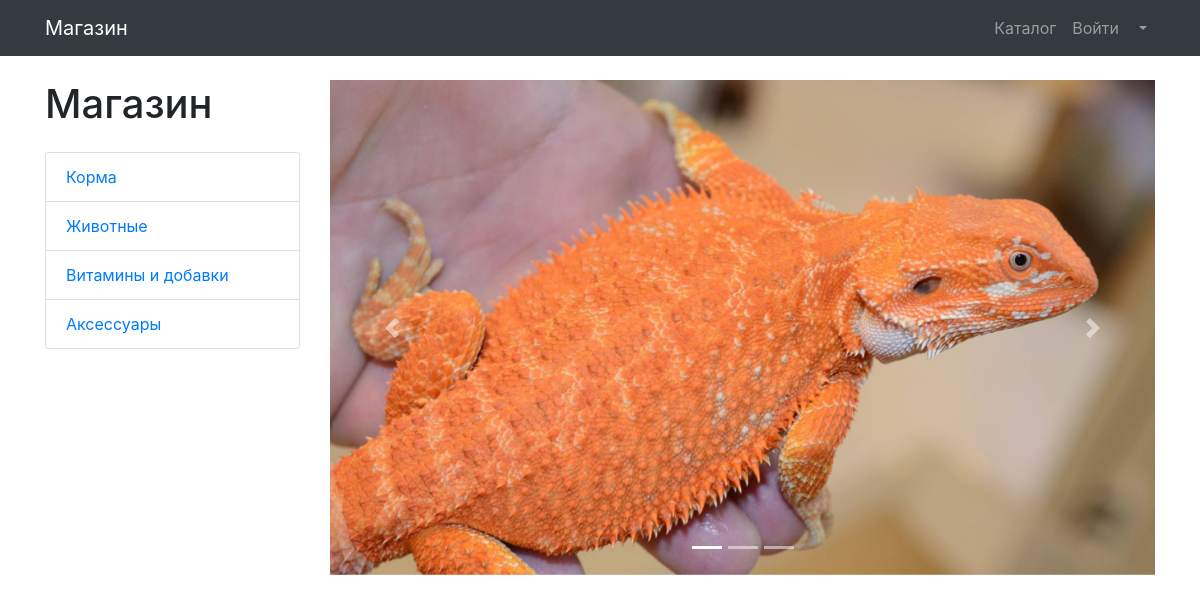
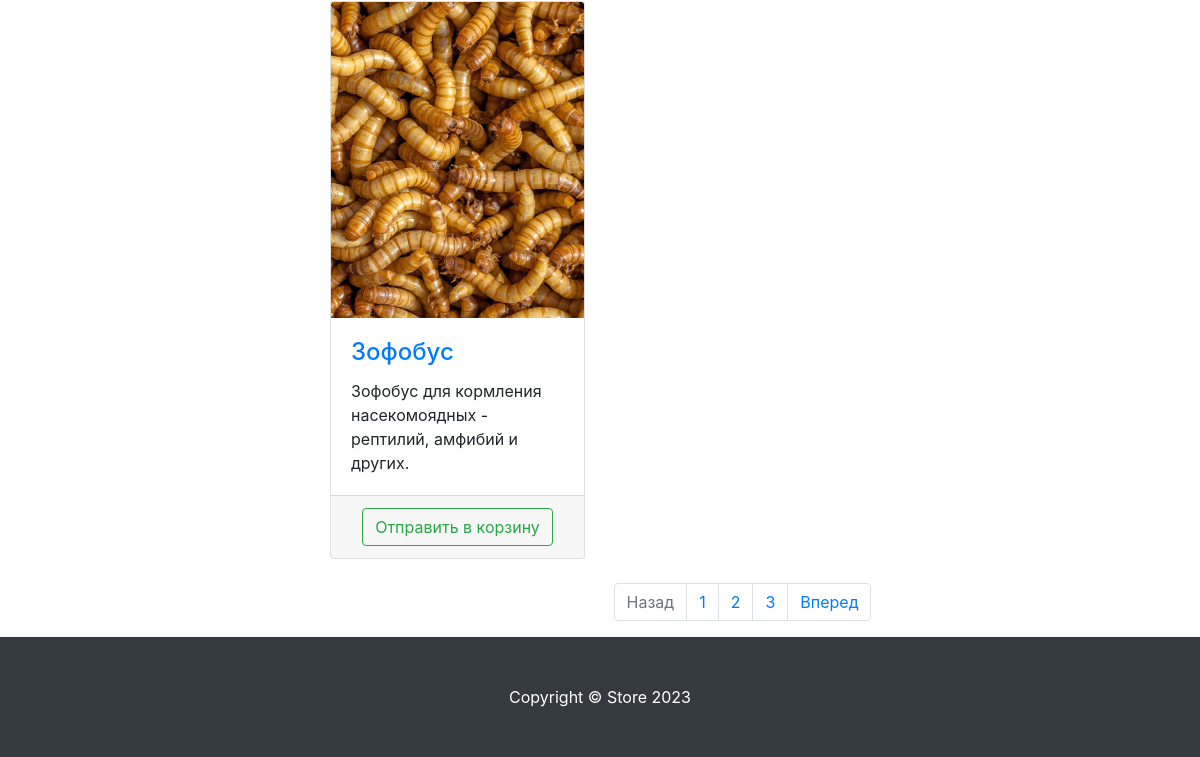
/products, run on an earlier commit of the app's database (2 pictures, top to bottom).
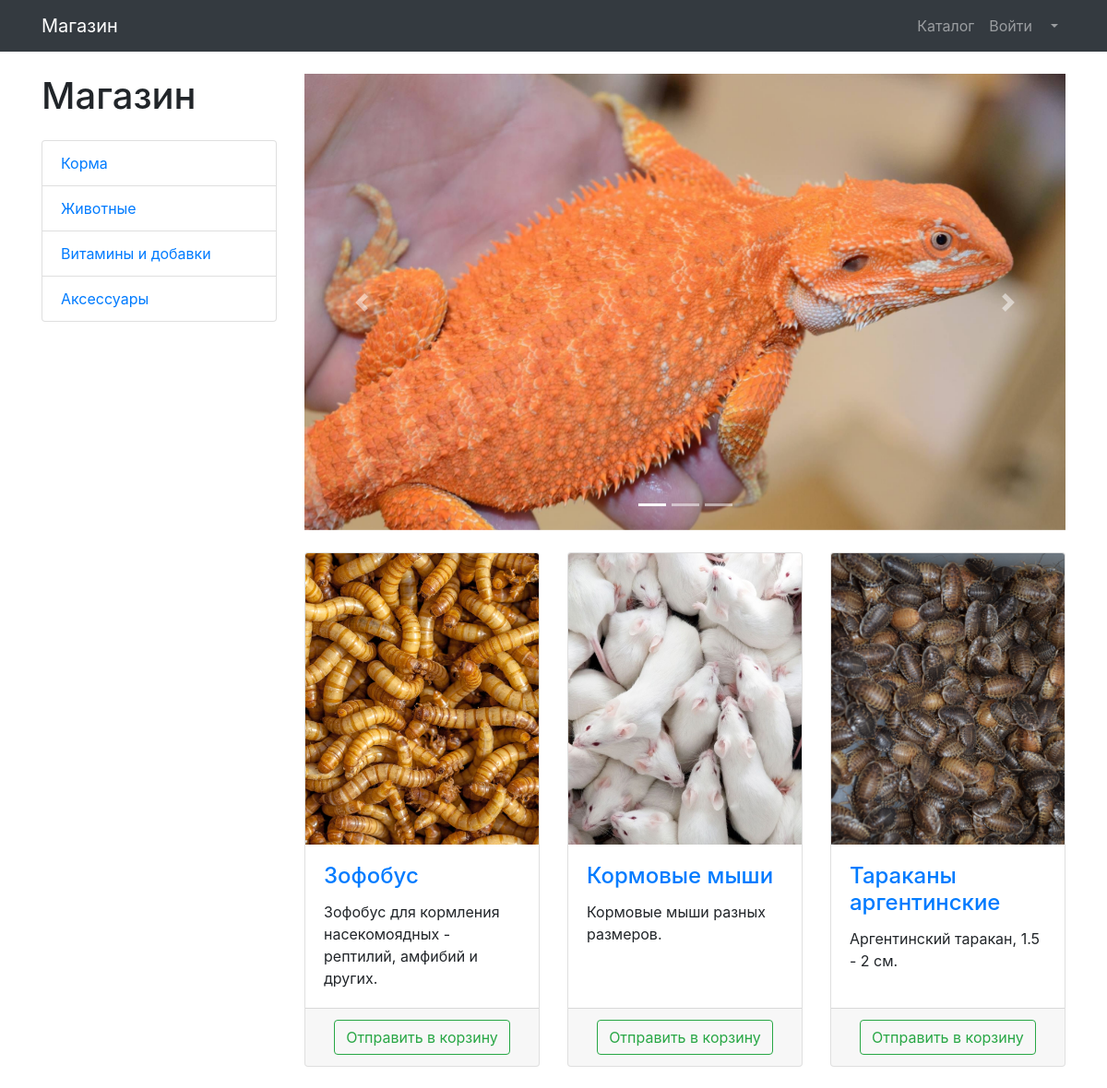
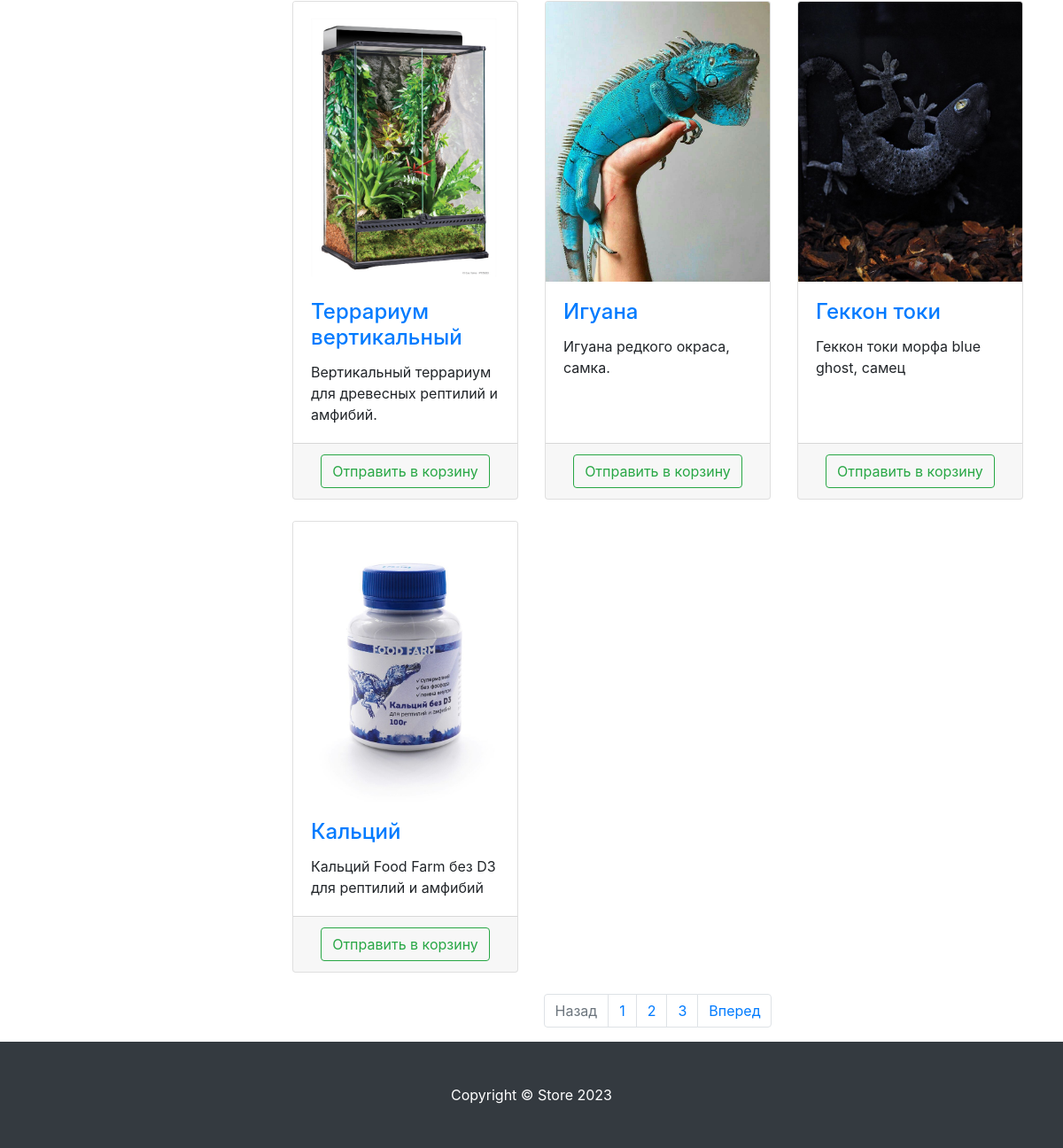
And on a later commit of the database (2 pictures, top to bottom).
### products/models.py (models this page shows, shortened)
class ProductCategory(models.Model):
    name = models.CharField(max_length=128, unique=True)
    description = models.TextField(null=True, blank=True)

class Product(models.Model):
    name = models.CharField(max_length=128)
    description = models.TextField()
    price = models.DecimalField(max_digits=8, decimal_places=2)
    quantity = models.PositiveIntegerField(default=0)
    image = models.ImageField(upload_to="products_images")
    category = models.ForeignKey(to=ProductCategory, on_delete=models.CASCADE)

### products/views.py (the view)
# urls.py: path('products', products, name='products'),
def products(request):
    context = {
        "title": "Магазин | Каталог",
        "products": Product.objects.all(),
        "categories": ProductCategory.objects.all()
    }
    return render(request, 'products/products.html', context=context)

### products/templates/products/products.html (shortened to what this page needs)
{% extends "products/base.html" %}
{% load static %}
{% block css %}
    <link href={% static "vendor/css/products.css" %} rel="stylesheet">
{% endblock %}
{% block content %}
    <div class="container">
        <div class="row">
            <div class="col-lg-3">
                <h1 class="my-4">Магазин</h1>
                <div class="list-group">
                    {% for category in categories %}
                        <a href="#" class="list-group-item">{{category.name}}</a>
                    {% endfor %}
                </div>
            </div>
            <div class="col-lg-9">
                <div id="carouselExampleIndicators" class="carousel slide my-4" data-ride="carousel">
                    <ol class="carousel-indicators">
                        <li data-target="#carouselExampleIndicators" data-slide-to="0" class="active"></li>
                        <li data-target="#carouselExampleIndicators" data-slide-to="1"></li>
                        <li data-target="#carouselExampleIndicators" data-slide-to="2"></li>
                    </ol>
                    <div class="carousel-inner" role="listbox">
                        <div class="carousel-item active">
                            <img class="d-block img-fluid" src={% static "vendor/img/slides/slide1.jpg" %} alt="First slide">
                        </div>
                    </div>
                    <a class="carousel-control-prev" href="#carouselExampleIndicators" role="button" data-slide="prev">
                        <span class="carousel-control-prev-icon" aria-hidden="true"></span>
                    </a>
                    <a class="carousel-control-next" href="#carouselExampleIndicators" role="button" data-slide="next">
                        <span class="carousel-control-next-icon" aria-hidden="true"></span>
                    </a>
                </div>
                <div class="row">
                    {% for product in products %}
                        <div class="col-lg-4 col-md-6 mb-4">
                            <div class="card h-100">
                                <a href="#">
                                    <img class="card-img-top"
                                        src="{{ product.image.url }}"
                                        alt="">
                                </a>
                                <div class="card-body">
                                    <h4 class="card-title">
                                        <a href="#">{{ product.name }}</a>
                                    </h4>
                                    <p class="card-text">{{ product.description }}</p>
                                </div>
                                <div class="card-footer text-center">
                                    <button type="button" class="btn btn-outline-success">Отправить в корзину</button>
                                </div>
                            </div>
                        </div>
                    {% endfor %}
                </div>
                <nav aria-label="Page navigation example">
                    <ul class="pagination justify-content-center">
                        <li class="page-item disabled">
                            <a class="page-link" href="#" tabindex="-1" aria-disabled="true">Назад</a>
                        </li>
                        <li class="page-item"><a class="page-link" href="#">1</a></li>
                        <li class="page-item"><a class="page-link" href="#">2</a></li>
                        <li class="page-item"><a class="page-link" href="#">3</a></li>
                        <li class="page-item">
                            <a class="page-link" href="#">Вперед</a>
                        </li>
                    </ul>
                </nav>
            </div>
        </div>
    </div>
{% endblock %}
{% block footer %}
    <footer class="py-5 bg-dark">
        <div class="container">
            <p class="m-0 text-center text-white">Copyright &copy; Store 2023</p>
        </div>
    </footer>
{% endblock %}

### products/templates/products/base.html (shortened to what this page needs)
<!DOCTYPE html>
{% load static %}
<html lang="en">
<head>
    <link href={% static "vendor/bootstrap/css/bootstrap.min.css" %} rel="stylesheet">
    {% block css %} {% endblock %}
</head>
<body>
<nav class="navbar navbar-expand-lg navbar-dark bg-dark fixed-top">
    <div class="container">
        <a class="navbar-brand" href={% url "index" %}>Магазин</a>
        <div class="collapse navbar-collapse" id="navbarResponsive">
            <ul class="navbar-nav ml-auto">
                <li class="nav-item">
                    <a class="nav-link" href={% url 'products' %}>Каталог  </a>
                </li>
                <li class="nav-item">
                    <a class="nav-link" href="users/login.html">Войти </a>
                </li>
                <li class="nav-item dropdown">
                    <a class="nav-link dropdown-toggle" href="#" id="navbarDropdown" role="button"
                       data-bs-toggle="dropdown" aria-expanded="false">
                    </a>
                </li>
            </ul>
        </div>
    </div>
</nav>
{% block content %} {% endblock %}
{% block footer %} {% endblock %}
</body>
</html>

What changed in the data, as far as the page shows it:
added Product: image (picture), name "Кормовые мыши", description "Кормовые мыши разных размеров."
added Product: image (picture), name "Тараканы аргентинские", description "Аргентинский таракан, 1.5 - 2 см."
added Product: image (picture), name "Террариум вертикальный", description "Вертикальный террариум для древесных рептилий и амфибий."
added Product: image (picture), name "Игуана", description "Игуана редкого окраса, самка."
added Product: image (picture), name "Геккон токи", description "Геккон токи морфа blue ghost, самец"
added Product: image (picture), name "Кальций", description "Кальций Food Farm без D3 для рептилий и амфибий"
